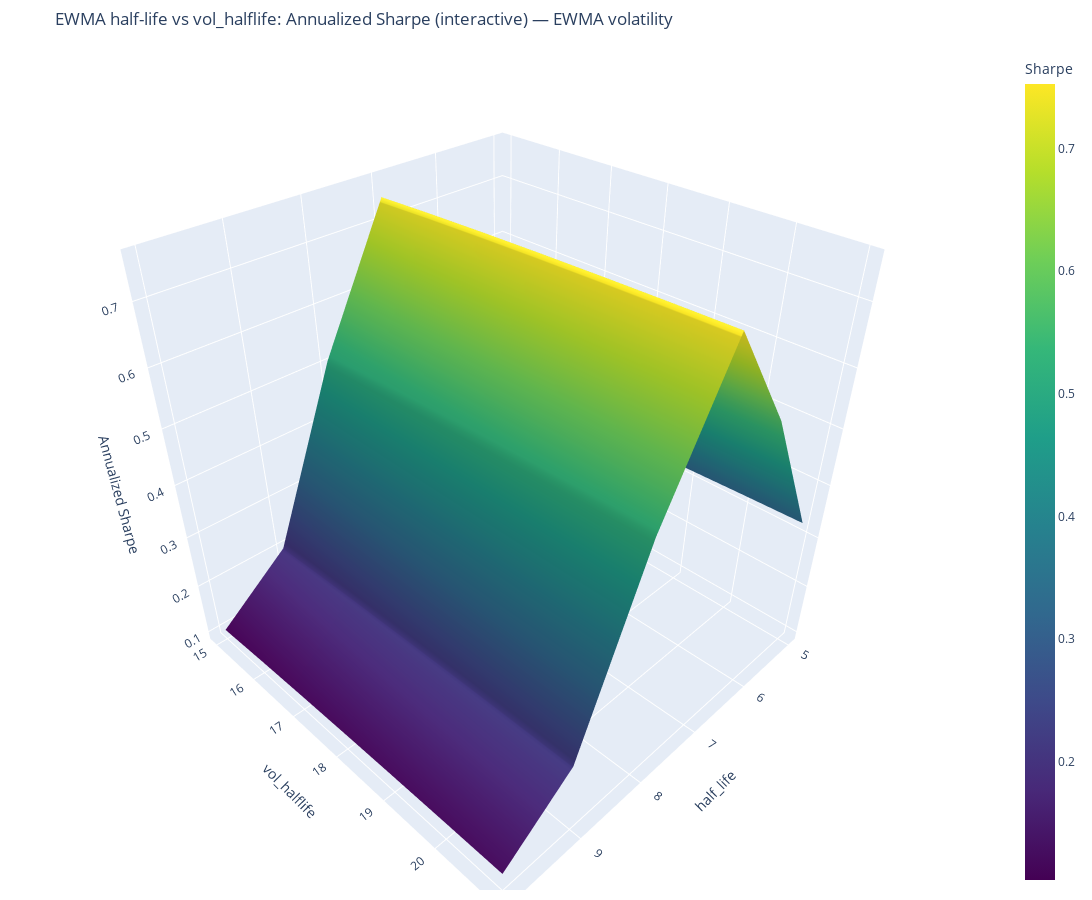
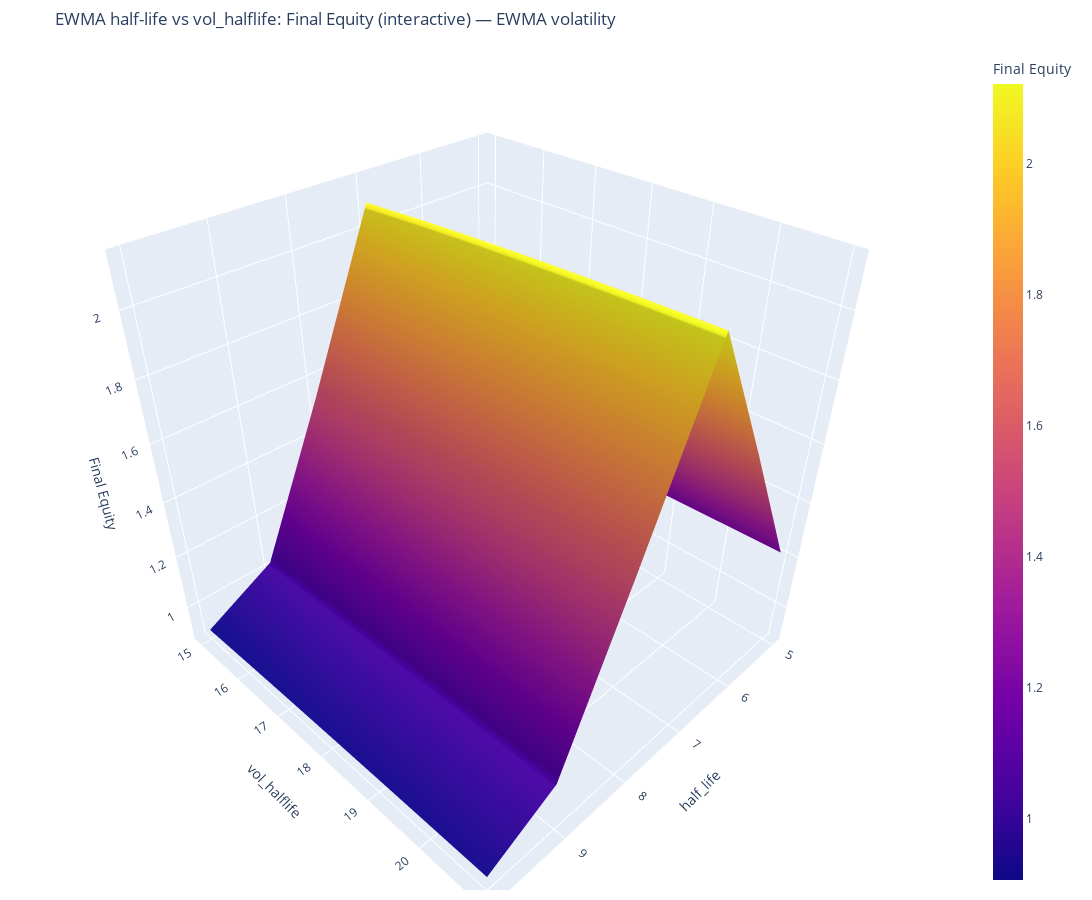

Notebook code for these charts, in order:
### Code cell
half_grid = [5,6,7,8,9,10]
vol_grid = [15,16,17,18,19,20,21]


# Results matrices: rows -> half_grid, cols -> vol_grid
results = np.full((len(half_grid), len(vol_grid)), np.nan, dtype=float)
results_equity = np.full((len(half_grid), len(vol_grid)), np.nan, dtype=float)

# Store full curves for reuse (avoid recomputation later)
equity_curves = {}   # key: (half_life, vol_halflife) -> pd.Series (equity)
return_series = {}   # key: (half_life, vol_halflife) -> pd.Series (daily returns)

# Reuse common parameters from notebook: volume_percentile, momentum_percentile, rolling_volume_matrix, price, btc_90d_return
for i_h, hl in enumerate(half_grid):
    # TEMP: fix EWMA warm-up to 60 bars for apples-to-apples comparison
    ewma_warm = 60
    ewma_sig = ewma_momentum(price, half_life=hl, warmup_bars=ewma_warm)

    for j_v, vw in enumerate(vol_grid):
        # EWMA volatility only: std of returns with halflife=vw, lookahead-safe up to t
        rets_for_vol = price.pct_change(fill_method=None)
        vol = rets_for_vol.ewm(halflife=vw, adjust=False, min_periods=1).std(bias=False)

        # warm-up n: ensure we have both momentum and ewma warmup satisfied
        n_simple = max(momentum_periods) + 1 if non_overlapping else max(momentum_periods)
        n = max(n_simple, ewma_warm)

        port_returns = []
        for t in range(n, len(price) - 1):
            # BTC Market filter (optional): hold cash if BTC 90-day return negative
            if use_btc_filter and (not pd.isna(btc_90d_return.iloc[t])) and (btc_90d_return.iloc[t] < 0):
                port_returns.append(0.0)
                continue

            current_volumes = rolling_volume_matrix.iloc[t].dropna()
            if len(current_volumes) == 0:
                port_returns.append(0.0); continue

            n_universe = max(1, int(len(current_volumes) * volume_percentile))
            top_volume_tickers = current_volumes.nlargest(n_universe).index

            row = ewma_sig.iloc[t]  # EWMA signature at date t
            filtered = row.reindex(top_volume_tickers).dropna()
            if len(filtered) == 0:
                port_returns.append(0.0); continue

            k = max(1, int(len(filtered) * momentum_percentile))
            longs = filtered.nlargest(k).index
            shorts = filtered.nsmallest(k).index

            long_vols = vol.iloc[t].reindex(longs).dropna()
            short_vols = vol.iloc[t].reindex(shorts).dropna()
            if len(long_vols) == 0 or len(short_vols) == 0:
                port_returns.append(0.0); continue

            lw = (1.0 / long_vols); sw = (1.0 / short_vols)
            lw = lw / lw.sum() * 0.5; sw = sw / sw.sum() * 0.5

            long_r = 0.0; short_r = 0.0
            for coin in lw.index:
                p0 = price[coin].iat[t]; p1 = price[coin].iat[t+1]
                if np.isfinite(p0) and p0 != 0 and np.isfinite(p1):
                    coin_return = (p1 - p0) / p0
                    long_r += lw[coin] * coin_return
            for coin in sw.index:
                p0 = price[coin].iat[t]; p1 = price[coin].iat[t+1]
                if np.isfinite(p0) and p0 != 0 and np.isfinite(p1):
                    coin_return = (p1 - p0) / p0
                    short_r += sw[coin] * coin_return

            portfolio_return = long_r - short_r - 0.0005
            port_returns.append(portfolio_return)

        daily = np.array(port_returns, dtype=float)
        if daily.size == 0 or np.nanstd(daily, ddof=1) == 0:
            sharpe = np.nan
        else:
            sharpe = (np.nanmean(daily) / np.nanstd(daily, ddof=1)) * np.sqrt(365)

        results[i_h, j_v] = sharpe

        # Final equity (starting equity = 1.0) for this parameter pair and store full curves
        if daily.size == 0:
            final_equity = np.nan
            ret_s = pd.Series(dtype=float)
            eq_s = pd.Series(dtype=float)
        else:
            mask = ~np.isnan(daily)
            if mask.sum() == 0:
                final_equity = np.nan
                ret_s = pd.Series(dtype=float)
                eq_s = pd.Series(dtype=float)
            else:
                final_equity = float(np.prod(1.0 + daily[mask]))
                dates = price.index[n+1: n+1+daily.size]
                ret_s = pd.Series(daily, index=dates, name="return")
                eq_s = (1.0 + ret_s).cumprod().rename("equity")
        results_equity[i_h, j_v] = final_equity
        # Save into dicts for reuse
        equity_curves[(hl, vw)] = eq_s
        return_series[(hl, vw)] = ret_s

# Plot interactive 3D surface (half-life on X, vol_halflife on Y, Sharpe on Z) using Plotly

X, Y = np.meshgrid(half_grid, vol_grid)
Z = results.T  # transpose so shapes align: Z.shape == X.shape
# Create a Plotly surface (interactive) — x=half_life, y=vol_halflife, z=Sharpe
fig = go.Figure(data=[go.Surface(x=X, y=Y, z=Z, colorscale='Viridis', colorbar=dict(title='Sharpe'))])
fig.update_layout(title='EWMA half-life vs vol_halflife: Annualized Sharpe (interactive) — EWMA volatility', width=1200, height=900, autosize=False,
                  margin=dict(l=10, r=10, t=50, b=10),
                  scene=dict(xaxis_title='half_life', yaxis_title='vol_halflife', zaxis_title='Annualized Sharpe'))
fig.show()

# Also show a larger heatmap (rows=half_life, cols=vol_halflife) for quick scanning
df_sharpe = pd.DataFrame(results, index=half_grid, columns=vol_grid)
plt.figure(figsize=(12,8))
sns.heatmap(df_sharpe, annot=True, fmt='.2f', cmap='coolwarm', center=0, annot_kws={'size':10})
plt.xlabel('vol_halflife')
plt.ylabel('half_life')
plt.title('EWMA Sharpe heatmap (EWMA volatility)')
plt.show()

# Plot interactive 3D surface for Final Equity
Z_eq = results_equity.T
fig_eq = go.Figure(data=[go.Surface(x=X, y=Y, z=Z_eq, colorscale='Plasma', colorbar=dict(title='Final Equity'))])
fig_eq.update_layout(title='EWMA half-life vs vol_halflife: Final Equity (interactive) — EWMA volatility', width=1200, height=900, autosize=False,
                     margin=dict(l=10, r=10, t=50, b=10),
                     scene=dict(xaxis_title='half_life', yaxis_title='vol_halflife', zaxis_title='Final Equity'))
fig_eq.show()

# Heatmap for Final Equity (larger)
df_eq = pd.DataFrame(results_equity, index=half_grid, columns=vol_grid)
plt.figure(figsize=(12,8))
sns.heatmap(df_eq, annot=True, fmt='.2f', cmap='YlGnBu', annot_kws={'size':10})
plt.xlabel('vol_halflife')
plt.ylabel('half_life')
plt.title('EWMA Final Equity heatmap (EWMA volatility)')
plt.show()

### Figure 1 — Plotly figure (JSON) as saved in the notebook; plotly's stock layout.template omitted (floating-point values rounded to 4 significant figures)
{"data": [{"colorbar": {"title": {"text": "Sharpe"}}, "colorscale": [[0, "#440154"], [0.1111, "#482878"], [0.2222, "#3e4989"], [0.3333, "#31688e"], [0.4444, "#26828e"], [0.5556, "#1f9e89"], [0.6667, "#35b779"], [0.7778, "#6ece58"], [0.8889, "#b5de2b"], [1, "#fde725"]], "type": "surface", "x": [[5, 6, 7, 8, 9, 10], [5, 6, 7, 8, 9, 10], [5, 6, 7, 8, 9, 10], [5, 6, 7, 8, 9, 10], [5, 6, 7, 8, 9, 10], [5, 6, 7, 8, 9, 10], [5, 6, 7, 8, 9, 10]], "y": [[15, 15, 15, 15, 15, 15], [16, 16, 16, 16, 16, 16], [17, 17, 17, 17, 17, 17], [18, 18, 18, 18, 18, 18], [19, 19, 19, 19, 19, 19], [20, 20, 20, 20, 20, 20], [21, 21, 21, 21, 21, 21]], "z": [[0.3032, 0.5503, 0.7401, 0.5087, 0.2028, 0.1038], [0.3093, 0.5557, 0.7441, 0.5134, 0.2069, 0.1086], [0.3146, 0.5603, 0.7472, 0.517, 0.2102, 0.1123], [0.319, 0.5641, 0.7494, 0.5199, 0.2127, 0.1153], [0.3229, 0.5673, 0.751, 0.522, 0.2144, 0.1176], [0.3261, 0.5699, 0.752, 0.5235, 0.2156, 0.1192], [0.3288, 0.5721, 0.7526, 0.5246, 0.2163, 0.1204]]}], "layout": {"autosize": false, "height": 900, "margin": {"b": 10, "l": 10, "r": 10, "t": 50}, "scene": {"xaxis": {"title": {"text": "half_life"}}, "yaxis": {"title": {"text": "vol_halflife"}}, "zaxis": {"title": {"text": "Annualized Sharpe"}}}, "title": {"text": "EWMA half-life vs vol_halflife: Annualized Sharpe (interactive) — EWMA volatility"}, "width": 1200}}

### Figure 2 — Plotly figure (JSON) as saved in the notebook; plotly's stock layout.template omitted (floating-point values rounded to 4 significant figures)
{"data": [{"colorbar": {"title": {"text": "Final Equity"}}, "colorscale": [[0, "#0d0887"], [0.1111, "#46039f"], [0.2222, "#7201a8"], [0.3333, "#9c179e"], [0.4444, "#bd3786"], [0.5556, "#d8576b"], [0.6667, "#ed7953"], [0.7778, "#fb9f3a"], [0.8889, "#fdca26"], [1, "#f0f921"]], "type": "surface", "x": [[5, 6, 7, 8, 9, 10], [5, 6, 7, 8, 9, 10], [5, 6, 7, 8, 9, 10], [5, 6, 7, 8, 9, 10], [5, 6, 7, 8, 9, 10], [5, 6, 7, 8, 9, 10], [5, 6, 7, 8, 9, 10]], "y": [[15, 15, 15, 15, 15, 15], [16, 16, 16, 16, 16, 16], [17, 17, 17, 17, 17, 17], [18, 18, 18, 18, 18, 18], [19, 19, 19, 19, 19, 19], [20, 20, 20, 20, 20, 20], [21, 21, 21, 21, 21, 21]], "z": [[1.179, 1.629, 2.083, 1.542, 1.033, 0.9065], [1.188, 1.641, 2.095, 1.552, 1.038, 0.9118], [1.196, 1.651, 2.105, 1.56, 1.043, 0.916], [1.203, 1.66, 2.112, 1.566, 1.046, 0.9193], [1.209, 1.667, 2.117, 1.571, 1.048, 0.9218], [1.214, 1.673, 2.12, 1.574, 1.05, 0.9236], [1.219, 1.678, 2.123, 1.576, 1.051, 0.9248]]}], "layout": {"autosize": false, "height": 900, "margin": {"b": 10, "l": 10, "r": 10, "t": 50}, "scene": {"xaxis": {"title": {"text": "half_life"}}, "yaxis": {"title": {"text": "vol_halflife"}}, "zaxis": {"title": {"text": "Final Equity"}}}, "title": {"text": "EWMA half-life vs vol_halflife: Final Equity (interactive) — EWMA volatility"}, "width": 1200}}
